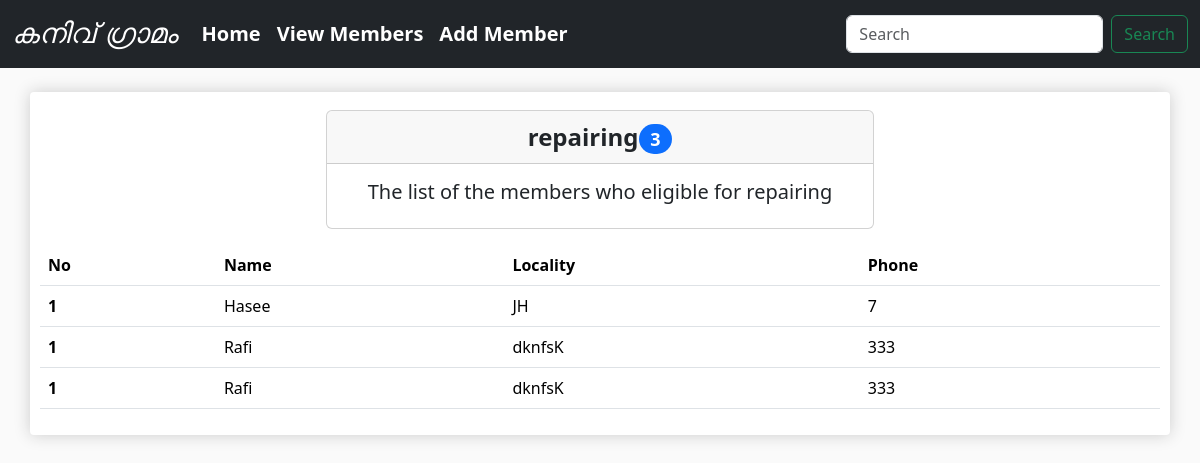
Page /3 on the committed database.
### charity/models.py (models this page shows, shortened)
class Category(models.Model):
    category = models.CharField(max_length=30)
    def __str__(self):
        return self.category

class Requirement(models.Model):
    member = models.ForeignKey(Member, on_delete=models.CASCADE, blank=True)
    requirement = models.ManyToManyField(Category, blank=True,)

class Member(models.Model):
    ration_card_status = (
        ('APL', 'APL'),
        ('BPL', 'BPL'),
    )
    name = models.CharField(max_length=30, verbose_name='Name')
    age = models.IntegerField(verbose_name='Age')
    phone = models.PositiveIntegerField(help_text='Enter phone number without country code')
    house_name = models.CharField(max_length=50)
    locality = models.CharField(max_length=50)
    pin_code = models.IntegerField()
    ration_card = models.CharField(choices=ration_card_status, max_length=10)
    annual_income = models.IntegerField()
    job = models.CharField(max_length=50)
    remark = models.TextField(max_length=100, help_text='Max 100 letters', blank=True)

### charity/views.py (the view)
# urls.py: path('<int:category_id>', views.view_by_category, name='view-by-category'),
def view_by_category(request, category_id):
    category = Category.objects.get(id=category_id)
    requirements = Requirement.objects.filter(requirement=category)
    print(requirements)
    context = {
        'requirements': requirements,
        'category': category,
        'total_members': requirements.count()
    }
    return render(request, 'charity/view-by-category.html', context)

### templates/charity/view-by-category.html
{% extends 'base.html' %}
{% block content %}
    <div class="container bg-white mt-4 box-shadow">
        <div class="row justify-content-center">
            <div class="col-12 col-lg-6">
                <div class="card mb-3 text-center mt-2">
                    <div class="card-header fs-4"><b>{{ category }}<span
                            class="badge rounded-pill bg-primary">{{ total_members }}</span></b></div>
                    <div class="card-body text-dark">
                        <h5 class="card-title">The list of the members who eligible for {{ category }}</h5>
                    </div>
                </div>
            </div>
        </div>
        <div class="row">
            <div class="col-12 col-lg-12">
                <table class="table table-hover">
                    <thead>
                    <tr>
                        <th scope="col">No</th>
                        <th scope="col">Name</th>
                        <th scope="col">Locality</th>
                        <th scope="col">Phone</th>
                    </tr>
                    </thead>
                    <tbody>
                    {% for requirement in requirements %}
                        <tr>
                            <th scope="row">1</th>
                            <td>{{ requirement.member.name }}</td>
                            <td>{{ requirement.member.locality }}</td>
                            <td>{{ requirement.member.phone }}</td>
                        </tr>
                    {% endfor %}
                    </tbody>
                </table>
            </div>
        </div>
    </div>
{% endblock %}

### static/css/style.css (style rules this page uses)
html body { margin: 0; padding: 0; background-color: hsl(0, 0%, 98%); }
.box-shadow { box-shadow: hsl(0, 0%, 80%) 0 0 16px; background-color: #fff; border-radius: 4px; padding: 10px; }

### rows in the picture
Category: category "repairing"
Requirement: member.name "Hasee", member.locality "JH", member.phone "7"
Requirement: member.name "Rafi", member.locality "dknfsK", member.phone "333"
Requirement: member.name "Rafi", member.locality "dknfsK", member.phone "333"

### other values in the picture
{{ total_members }} "3"
